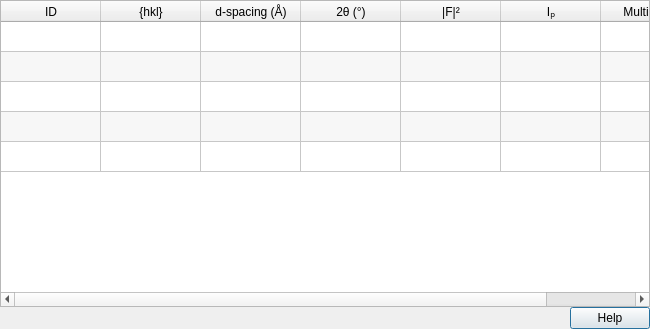
<?xml version="1.0" encoding="UTF-8"?>
<ui version="4.0">
 <class>reflections_table</class>
 <widget class="QDialog" name="reflections_table">
  <property name="geometry">
   <rect>
    <x>0</x>
    <y>0</y>
    <width>650</width>
    <height>329</height>
   </rect>
  </property>
  <layout class="QVBoxLayout" name="verticalLayout_7">
   <property name="spacing">
    <number>0</number>
   </property>
   <property name="leftMargin">
    <number>0</number>
   </property>
   <property name="topMargin">
    <number>0</number>
   </property>
   <property name="rightMargin">
    <number>0</number>
   </property>
   <property name="bottomMargin">
    <number>0</number>
   </property>
   <item>
    <widget class="QTableWidget" name="table">
     <property name="toolTip">
      <string>&lt;html&gt;&lt;head/&gt;&lt;body&gt;&lt;p&gt;left click a row to activate the hkl&lt;/p&gt;&lt;/body&gt;&lt;/html&gt;</string>
     </property>
     <property name="editTriggers">
      <set>QAbstractItemView::NoEditTriggers</set>
     </property>
     <property name="dragDropOverwriteMode">
      <bool>false</bool>
     </property>
     <property name="alternatingRowColors">
      <bool>true</bool>
     </property>
     <property name="selectionMode">
      <enum>QAbstractItemView::ExtendedSelection</enum>
     </property>
     <property name="selectionBehavior">
      <enum>QAbstractItemView::SelectRows</enum>
     </property>
     <property name="sortingEnabled">
      <bool>true</bool>
     </property>
     <property name="rowCount">
      <number>5</number>
     </property>
     <property name="columnCount">
      <number>7</number>
     </property>
     <attribute name="horizontalHeaderCascadingSectionResizes">
      <bool>true</bool>
     </attribute>
     <attribute name="horizontalHeaderMinimumSectionSize">
      <number>70</number>
     </attribute>
     <attribute name="horizontalHeaderDefaultSectionSize">
      <number>100</number>
     </attribute>
     <attribute name="horizontalHeaderStretchLastSection">
      <bool>true</bool>
     </attribute>
     <attribute name="verticalHeaderVisible">
      <bool>false</bool>
     </attribute>
     <row/>
     <row/>
     <row/>
     <row/>
     <row/>
     <column>
      <property name="text">
       <string>ID</string>
      </property>
     </column>
     <column>
      <property name="text">
       <string>{hkl}</string>
      </property>
     </column>
     <column>
      <property name="text">
       <string>d-spacing (Å)</string>
      </property>
     </column>
     <column>
      <property name="text">
       <string>2θ (°)</string>
      </property>
     </column>
     <column>
      <property name="text">
       <string>|F|²</string>
      </property>
     </column>
     <column>
      <property name="text">
       <string>Iₚ</string>
      </property>
     </column>
     <column>
      <property name="text">
       <string>Multiplicity</string>
      </property>
     </column>
    </widget>
   </item>
   <item>
    <widget class="QDialogButtonBox" name="button_box">
     <property name="standardButtons">
      <set>QDialogButtonBox::Help</set>
     </property>
    </widget>
   </item>
  </layout>
 </widget>
 <tabstops>
  <tabstop>table</tabstop>
 </tabstops>
 <resources/>
 <connections/>
</ui>
